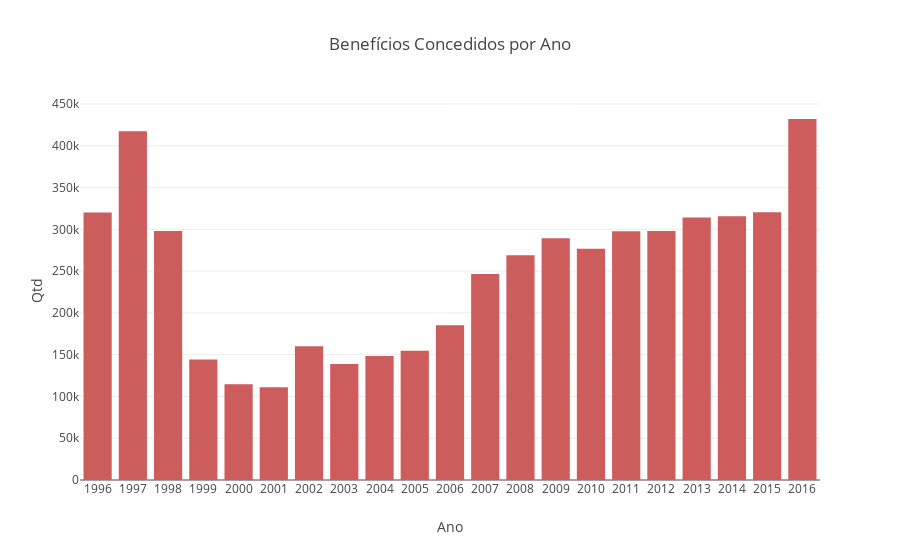

Source (notebook cell):
### Code cell
# Benefícios Concedidos por Ano

trace1 = go.Bar(
            x = df_aposentadorias.groupby('Ano').sum()['Qte Benefícios Concedidos'].index.values,
            y = df_aposentadorias.groupby('Ano').sum()['Qte Benefícios Concedidos'].values,
            name='Ano',
            marker=dict( color='indianred'),  
            )

data = [trace1]
layout = go.Layout(yaxis=dict(title='Qtd'),xaxis=dict(title='Ano', tickmode='linear'),title='Benefícios Concedidos por Ano')
fig = go.Figure(data=data, layout=layout, )
py.iplot(fig, filename='grouped-bar' )

### Figure 1 — Plotly figure (JSON) as saved in the notebook; plotly's stock layout.template omitted (floating-point values rounded to 4 significant figures)
{"data": [{"marker": {"color": "indianred"}, "name": "Ano", "type": "bar", "uid": "90bf72d7-b6dd-407f-9a18-2c6e5c944484", "x": [1996, 1997, 1998, 1999, 2000, 2001, 2002, 2003, 2004, 2005, 2006, 2007, 2008, 2009, 2010, 2011, 2012, 2013, 2014, 2015, 2016], "y": [320242, 417414, 297857, 144149, 114686, 110886, 159961, 138967, 148296, 154749, 185093, 246550, 268921, 289299, 276841, 297707, 298091, 314260, 315542, 320460, 432033]}], "layout": {"autosize": true, "title": {"text": "Benefícios Concedidos por Ano"}, "xaxis": {"autorange": true, "range": [1996.0, 2016.0], "tickmode": "linear", "title": {"text": "Ano"}, "type": "linear"}, "yaxis": {"autorange": true, "range": [0, 454800.0], "title": {"text": "Qtd"}, "type": "linear"}}}
